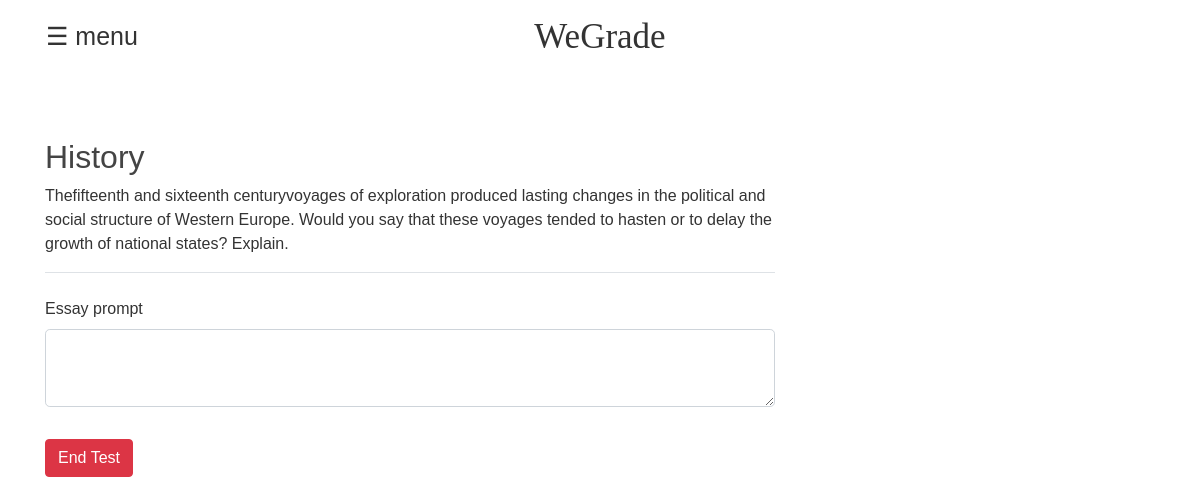
The app's page /post/1/end (signed in) with its own data.
### flaskblog/models.py (models this page shows, shortened)
class Post(db.Model):
    id = db.Column(db.Integer, primary_key=True)
    title = db.Column(db.String(100), nullable=False)
    question = db.Column(db.String(200) , nullable = False)
    date_posted = db.Column(db.DateTime, nullable=False, default=datetime.utcnow)
    content = db.Column(db.Text, nullable=False)
    user_id = db.Column(db.Integer, db.ForeignKey('user.id'), nullable=False)
    refessay = db.relationship('Essay', backref='postessay', lazy=True)

### flaskblog/routes.py (the view, shortened to what this page needs)
@app.route("/post/<int:post_id>/end", methods=['GET', 'POST'])
def end(post_id):
    post = Post.query.get_or_404(post_id)
    form = EssayForm()
    return render_template('attempt.html',form=form, post=post, user=current_user.username)

### flaskblog/forms.py
class EssayForm(FlaskForm):
    content = TextAreaField('Essay prompt', validators=[DataRequired()])
    submit = SubmitField('End Test')

### flaskblog/models.py (called while the page is built)
@login_manager.user_loader
def load_user(user_id):
    return User.query.get(int(user_id))

### flaskblog/templates/attempt.html (shortened to what this page needs)
{% extends "layout.html" %}
{% block content %}
    <div class="content-section">
        <form method="POST" action="">
            <h2 class="article-title">{{ post.title }}</h2>
            <p class="article-content">{{ post.question }}</p>
            <fieldset class="form-group">
                <legend class="border-bottom mb-4"></legend>
                <div class="form-group">
                    {{ form.content.label(class="form-control-label") }}
                    {% if form.content.errors %}
                        {{ form.content(class="form-control form-control-lg is-invalid") }}
                        <div class="invalid-feedback">
                            {% for error in form.email.errors %}
                                <span>{{ error }}</span>
                            {% endfor %}
                        </div>
                    {% else %}
                        {{ form.content(class="form-control form-control-lg") }}
                    {% endif %}
                </div>
            </fieldset>
            <div class="form-group">
                {{ form.submit(class="btn btn-danger ") }}
            </div>
        </form>
    </div>
{% endblock content %}

### flaskblog/static/main.css (style rules this page uses)
body { font-family: Optima, sans-serif; }
body { color: #333333; padding-top: 10px; }
h1, h2, h3, h4, h5, h6 { color: #444444; }
.content-section { padding-top: 50px; border: 0px; border-radius: 2px; margin-bottom: 20px; }
.article-title { color: #444444; }
.article-content { white-space: pre-line; }

### records on screen
Post: title "History", question "Thefifteenth and sixteenth centuryvoyages of exploration produced lasting changes in the political and social structure of Western Europe. Would you say that these voyages tended to hasten or to delay the growth of national states? Explain."
